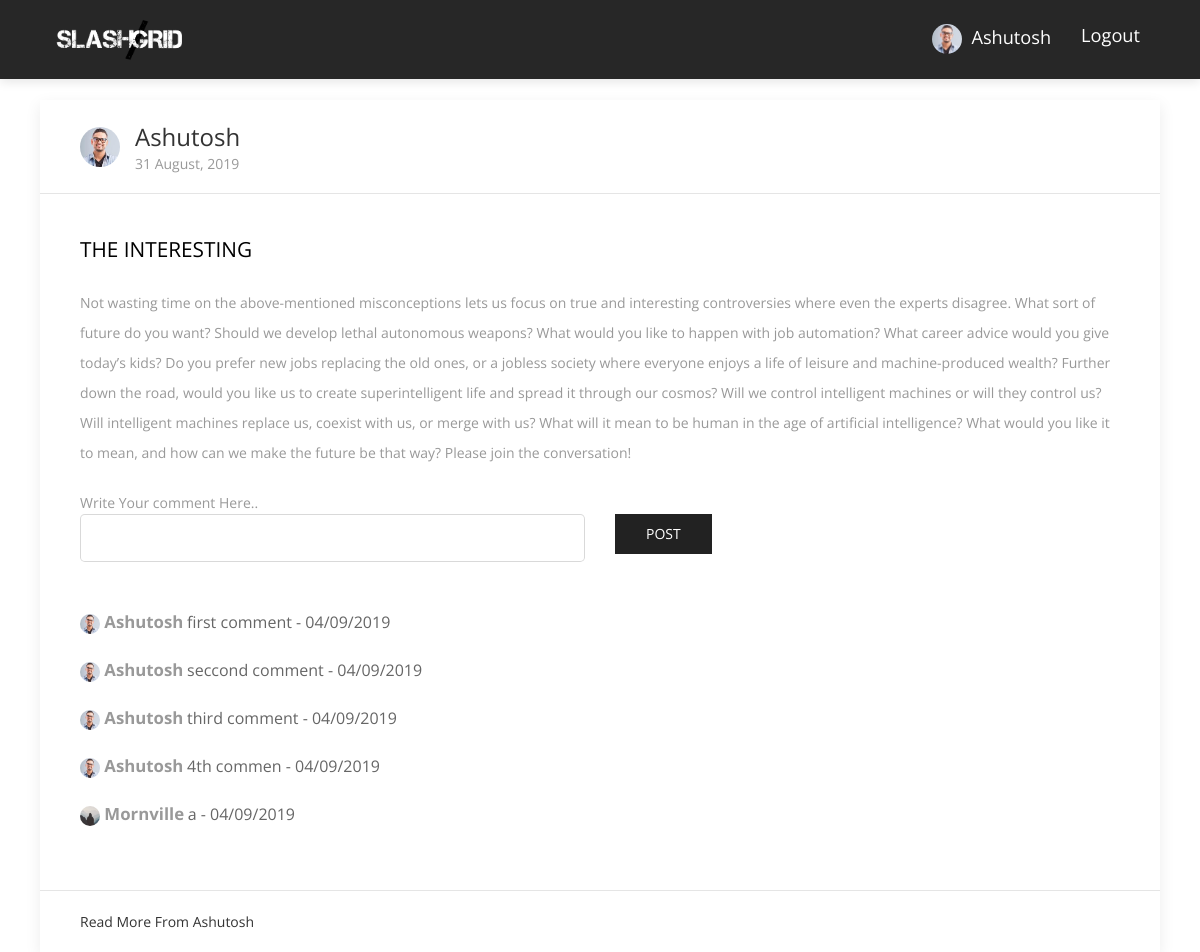
The app's page /post/9 (signed in), older data.
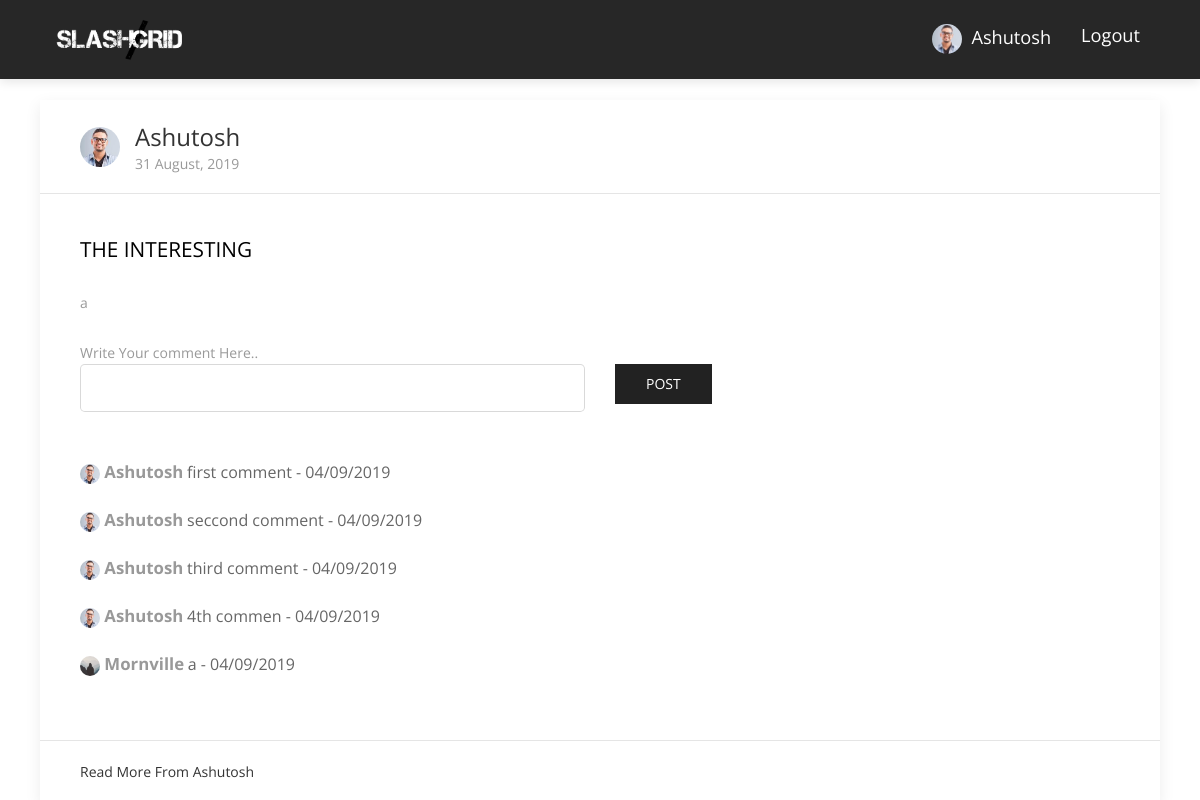
The same page, newer data.
### flaskblog/models.py (models this page shows, shortened)
class User(db.Model, UserMixin):
    id = db.Column(db.Integer, primary_key=True)
    username = db.Column(db.String(20), unique=True, nullable=False)
    email = db.Column(db.String(120), unique=True, nullable=False)
    image_file = db.Column(db.String(20), nullable=False, default='default.jpg')
    password = db.Column(db.String(60), nullable=False)
    fb_link = db.Column(db.String(120), unique=True, nullable=True)
    posts = db.relationship('Post', backref='author', lazy=True)
    comment = db.relationship('Comments', backref='author', lazy=True)

class Post(db.Model):
    id = db.Column(db.Integer, primary_key=True)
    title = db.Column(db.String(100), nullable=False)
    date_posted = db.Column(db.DateTime, nullable=False, default=datetime.utcnow)
    content = db.Column(db.Text, nullable=False)
    user_id = db.Column(db.Integer, db.ForeignKey('user.id'), nullable=False)
    comment = db.relationship('Comments', backref='post', lazy=True)

class Comments(db.Model):
    id = db.Column(db.Integer, primary_key=True)
    title = db.Column(db.String(100), nullable=False)
    date_posted = db.Column(db.DateTime, nullable=False, default=datetime.utcnow)
    post_id = db.Column(db.Integer, db.ForeignKey('post.id'), nullable=False)
    user_id = db.Column(db.Integer, db.ForeignKey('user.id'), nullable=False)

### flaskblog/posts/routes.py (the view)
@posts.route("/post/<int:post_id>", methods=['GET', 'POST'])
@login_required
def post(post_id):
    comment = Comments.query.filter_by(post_id=post_id)
    form = CommentsForm()
    if form.validate_on_submit():
        post = Post.query.get(post_id)
        comment = Comments(title=form.title.data, author= current_user, post=post)
        db.session.add(comment)
        db.session.commit()
        return redirect(url_for('posts.post', post_id=post.id))
    post = Post.query.get_or_404(post_id)
    return render_template('post.html', title=post.title, post=post, comments=comment, form=form)

### flaskblog/posts/forms.py
class CommentsForm(FlaskForm):
    title = StringField('Comment..', validators=[DataRequired()])
    submit = SubmitField('Post')

### flaskblog/models.py (called while the page is built)
@login_manager.user_loader
def load_user(user_id):
    return User.query.get(int(user_id))

### flaskblog/templates/post.html (shortened to what this page needs)
{% extends "base.html" %}
{% block content %}
<div class="uk-container" style="margin-top:100px">
    <div class="uk-card uk-card-default uk-width-1-1@m">
      <div class="uk-card-header">
            <div class="uk-grid-small uk-flex-middle" uk-grid>
                <div class="uk-width-auto">
                    <img class="uk-border-circle" width="40" height="40" src="{{ url_for('static', filename='profile_pics/' + post.author.image_file) }}">
                </div>
                <div class="uk-width-expand">
                <h3 class="uk-card-title uk-margin-remove-bottom"  style="text-transform:capitalize"> {{ post.author.username }}
                </h3>
                    <p class="uk-text-meta uk-margin-remove-top"><time datetime="{{ post.date_posted.strftime('%d %B %Y') }}">{{ post.date_posted.strftime('%d %B, %Y') }}</time></p>
                </div>
            </div>
        </div>
        <div class="uk-card-body">
          <p style="font-size: 1.3em;color:black;">{{ post.title }}</p>
          <br>
            <p>{{ post.content }}</p>
            <br>
            <p>
              <form class="login100-form validate-form" method="POST" action="" >
                <span class="login100-form-title p-b-26">
                  Write Your comment Here..
            	</span>
                          <div class="row text-center">
                          <fieldset class="form-group col-lg-6">
                              <div class="form-group">
                                  {% if form.title.errors %}
                                      {{ form.title(class="form-control form-control-lg is-invalid") }}
                                      <div class="invalid-feedback">
                                          {% for error in form.title.errors %}
                                              <span>{{ error }}</span>
                                          {% endfor %}
                                      </div>
                                  {% else %}
                                      {{ form.title(class="form-control form-control-lg") }}
                                  {% endif %}
                              </div>
                          </fieldset>
                          <div class="form-group col-lg-6 text-left">
                              {{ form.submit(class="uk-button uk-button-secondary") }}
                          </div>
                          </div>
              </form>
              {% for comment in comments %}
              <a href=""> <b style="text-transform: capitalize;color: inherit;font-size: 1.2em">
                  <img class="uk-border-circle" width="20" height="20" src="{{ url_for('static', filename='profile_pics/' + comment.author.image_file) }}">
                  {{ comment.author.username }}</b> </a> {{ comment.title }} - {{ comment.date_posted.strftime('%d/%m/%Y') }}
              <br>
              <br>
              {% endfor %}
            </p>
        </div>
        <div class="uk-card-footer">
            <a href="{{ url_for('users.user_posts', username=post.author.username) }}" class="uk-button uk-button-text" style="text-transform: capitalize">Read more from {{ post.author.username }}</a>
        </div>
    </div>
</div>
{% endblock %}

### flaskblog/templates/base.html (shortened to what this page needs)
<!DOCTYPE html>
<html>
<head>
    <link rel="stylesheet" href="{{ url_for('static', filename='uikit-3.1.8/css/uikit.min.css') }}" />
    <link rel="stylesheet" href="https://maxcdn.bootstrapcdn.com/bootstrap/4.0.0/css/bootstrap.min.css">
  <link href="{{ url_for('static', filename='plugins/bootstrap/css/bootstrap.min.css') }}" rel="stylesheet">
  <link href="{{ url_for('static', filename='plugins/themefisher-font/style.css') }}" rel="stylesheet">
  <link href="{{ url_for('static', filename='plugins/slick/slick.css') }}" rel="stylesheet">
  <link href="{{ url_for('static', filename='plugins/slick/slick-theme.css') }}" rel="stylesheet">
  <link rel="stylesheet" href="https://stackpath.bootstrapcdn.com/font-awesome/4.7.0/css/font-awesome.min.css">
  <link href="{{ url_for('static', filename='css/style.css') }}" rel="stylesheet">
    </head>
    <body class="uk-margin-large-top">
            <main role="main" class="">
                    <div class="">
                      <div class="">
                        {% block content %}{% endblock %}
                      </div>
                    </div>
            </main>
</body>
</html>
    </body>
</html>

### flaskblog/templates/navbar.html (shortened to what this page needs)
<nav class="navbar main-nav  fixed-top navbar-expand-lg" style="background:#272727 !important">
    <div class="container">
        <a class="navbar-brand" href="/"><img src="{{ url_for('static', filename='images/download2.png') }}" alt="logo" width="150" style="padding:10px"></a>
        <div class="collapse navbar-collapse" id="navbarNav">
        <ul class="navbar-nav ml-auto">
          {% if current_user.is_authenticated %}
          <li class="nav-item">
              <a class="nav-link" href="{{ url_for('users.account') }}" style="text-transform: capitalize;color:white;font-size:1.3em">
                  <img class="rounded-circle" src="{{ url_for('static', filename='profile_pics/' + current_user.image_file) }}" width="30">
                  &nbsp;{{ current_user.username }}
              </a>
          </li>
          <li class="nav-item">
              <a class="nav-link" href="{{ url_for('users.logout') }}" style="color:white;font-size:1.3em">Logout</a>
          </li>
         {% endif %}
        </ul>
        </div>
    </div>
</nav>

### flaskblog/static/css/style.css (style rules this page uses)
body { font-family: "Open Sans", sans-serif; -webkit-font-smoothing: antialiased; }
h1, h2, h3, h4, h5, h6 { font-family: "Open Sans", sans-serif; color: #5e5e5e; font-weight: 400; line-height: 1; }
h3 { font-size: 36px; }
p, a, li, blockquote, label, span { font-size: 14px; letter-spacing: 0; line-height: 22px; color: #999999; margin-bottom: 0; }
p { line-height: 30px; }
.transition, .main-nav, .main-nav .navbar-brand { transition: .3s ease; }
.main-nav { background: #7d71d3; box-shadow: 0px 3px 10px 0px rgba(0, 0, 0, 0.1); }
.main-nav .navbar-brand { padding: 0; }
.main-nav .navbar-nav .nav-item { position: relative; }
.main-nav .navbar-nav .nav-item .nav-link { position: relative; text-align: center; font-size: 13px; color: #000; padding-left: 15px; padding-right: 15px; }

Row changes from the older to the newer data that the page shows:
changed Post "THE INTERESTING": content "Not wasting time on the above-mentioned misconceptions lets us focus on true and interesting controversies where even the experts disagree. What sort of future do you want? Should we develop lethal autonomous weapons? What would you like to happen with job automation? What career advice would you give today’s kids? Do you prefer new jobs replacing the old ones, or a jobless society where everyone enjoys a life of leisure and machine-produced wealth? Further down the road, would you like us to create superintelligent life and spread it through our cosmos? Will we control intelligent machines or will they control us? Will intelligent machines replace us, coexist with us, or merge with us?…" → "a"
